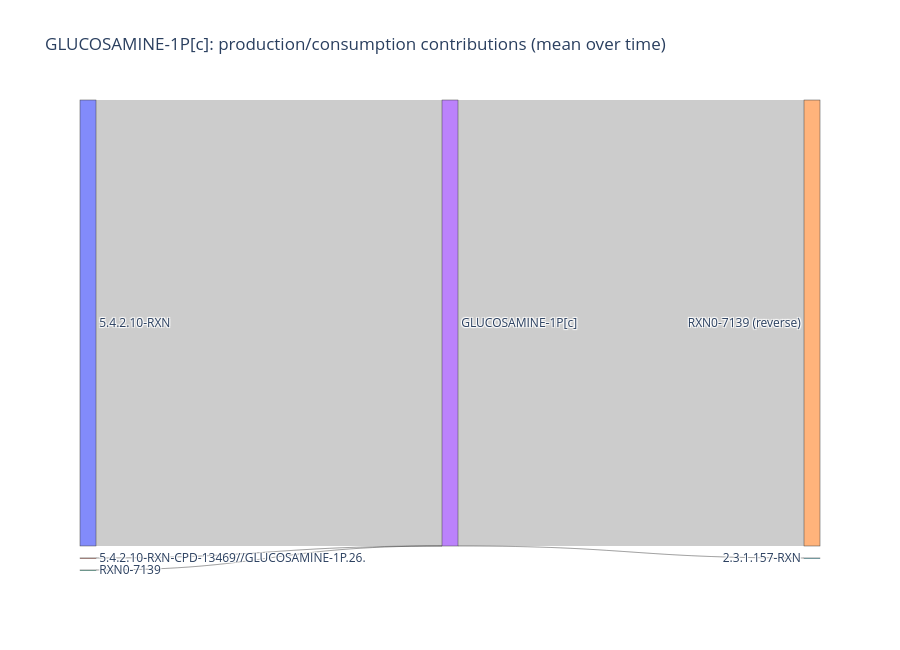

The notebook cell this image was saved under:
### Code cell
fig, tab = sankey_metabolite_flux(
    met_of_interest="GLUCOSAMINE-1P[c]",
    S=S,
    flux=sim_flux,
    agg="mean",
    top_n=12,
    min_abs_contrib=1e-3,
)
fig.show()

### Figure 1 — Plotly figure (JSON) as saved in the notebook; plotly's stock layout.template omitted (floating-point values rounded to 4 significant figures)
{"data": [{"arrangement": "snap", "link": {"label": ["5.4.2.10-RXN produces GLUCOSAMINE-1P[c]: |S*v|=6.68e+07", "5.4.2.10-RXN-CPD-13469//GLUCOSAMINE-1P.26. produces GLUCOSAMINE-1P[c]: |S*v|=4.78e+03", "RXN0-7139 produces GLUCOSAMINE-1P[c]: |S*v|=7.74", "RXN0-7139 (reverse) consumes GLUCOSAMINE-1P[c]: |S*v|=6.68e+07", "2.3.1.157-RXN consumes GLUCOSAMINE-1P[c]: |S*v|=4.79e+03"], "source": [0, 1, 2, 3, 3], "target": [3, 3, 3, 4, 5], "value": [66790000.0, 4784.0, 7.74, 66790000.0, 4792.0]}, "node": {"label": ["5.4.2.10-RXN", "5.4.2.10-RXN-CPD-13469//GLUCOSAMINE-1P.26.", "RXN0-7139", "GLUCOSAMINE-1P[c]", "RXN0-7139 (reverse)", "2.3.1.157-RXN"], "line": {"width": 0.5}, "pad": 12, "thickness": 16}, "type": "sankey"}], "layout": {"title": {"text": "GLUCOSAMINE-1P[c]: production/consumption contributions (mean over time)"}, "height": 650}}
